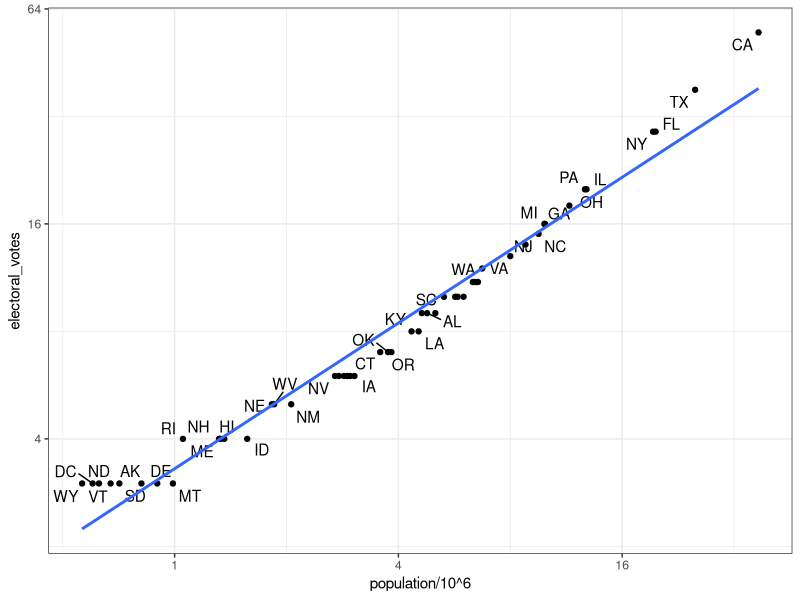

Write R code to recreate this figure.
# import US murders data

library(tidyverse)
library(ggrepel)
library(dslabs)
ds_theme_set()
data("murders")
head(murders)

# import US election results data

data("polls_us_election_2016")
head(results_us_election_2016)
identical(results_us_election_2016$state,murders$state)

# join the murders table and US election results table

tab <- left_join(murders, results_us_election_2016, by="state")
head(tab)

# plot electoral votes versus population

tab %>% ggplot(aes(population/10^6, electoral_votes, label=abb))+
  geom_point()+
  geom_text_repel()+
  scale_x_continuous( trans = "log2")+
  scale_y_continuous( trans = "log2")+
  geom_smooth(method = "lm", se=FALSE)

# make two smaller tables to demonstrate joins

tab1 <- slice(murders, 1:6) %>% select(state, population)
tab1

tab2 <- slice(results_us_election_2016, c(1:3,5,7:8)) %>% select(state, electoral_votes)
tab2

# experiment with different joins
left_join(tab1,tab2)

tab1 %>% left_join(tab2)

tab1 %>% right_join(tab2)

tab1 %>% full_join(tab2)

tab1 %>% semi_join(tab2)

tab1 %>% anti_join(tab2)
